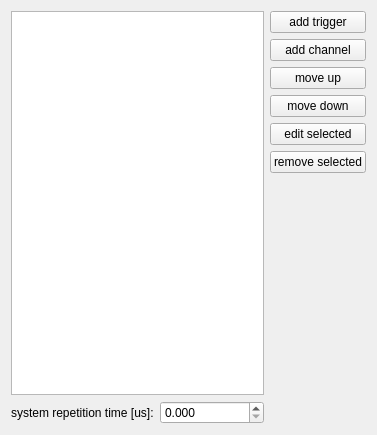
<?xml version="1.0" encoding="UTF-8"?>
<ui version="4.0">
 <class>PpgPeriodicWidg</class>
 <widget class="QWidget" name="PpgPeriodicWidg">
  <property name="geometry">
   <rect>
    <x>0</x>
    <y>0</y>
    <width>377</width>
    <height>435</height>
   </rect>
  </property>
  <property name="windowTitle">
   <string>Form</string>
  </property>
  <property name="locale">
   <locale language="English" country="UnitedStates"/>
  </property>
  <layout class="QHBoxLayout" name="horizontalLayout">
   <item>
    <layout class="QVBoxLayout" name="verticalLayout">
     <item>
      <widget class="QListWidget" name="listWidget_periodic_pattern"/>
     </item>
     <item>
      <layout class="QFormLayout" name="formLayout">
       <item row="0" column="1">
        <widget class="QDoubleSpinBox" name="doubleSpinBox_sys_rep_rate">
         <property name="decimals">
          <number>3</number>
         </property>
         <property name="maximum">
          <double>10000000.000000000000000</double>
         </property>
        </widget>
       </item>
       <item row="0" column="0">
        <widget class="QLabel" name="label">
         <property name="text">
          <string>system repetition time [us]:</string>
         </property>
        </widget>
       </item>
      </layout>
     </item>
    </layout>
   </item>
   <item>
    <layout class="QVBoxLayout" name="verticalLayout_4">
     <item>
      <widget class="QPushButton" name="pushButton_add_trig">
       <property name="text">
        <string>add trigger</string>
       </property>
      </widget>
     </item>
     <item>
      <widget class="QPushButton" name="pushButton_add_ch">
       <property name="text">
        <string>add channel</string>
       </property>
      </widget>
     </item>
     <item>
      <widget class="QPushButton" name="pushButton_move_up">
       <property name="text">
        <string>move up</string>
       </property>
      </widget>
     </item>
     <item>
      <widget class="QPushButton" name="pushButton_move_down">
       <property name="text">
        <string>move down</string>
       </property>
      </widget>
     </item>
     <item>
      <widget class="QPushButton" name="pushButton_edit_selected">
       <property name="text">
        <string>edit selected</string>
       </property>
      </widget>
     </item>
     <item>
      <widget class="QPushButton" name="pushButton_remove_selected_periodic">
       <property name="text">
        <string>remove selected</string>
       </property>
      </widget>
     </item>
     <item>
      <spacer name="verticalSpacer_2">
       <property name="orientation">
        <enum>Qt::Vertical</enum>
       </property>
       <property name="sizeHint" stdset="0">
        <size>
         <width>20</width>
         <height>40</height>
        </size>
       </property>
      </spacer>
     </item>
    </layout>
   </item>
  </layout>
 </widget>
 <resources/>
 <connections/>
</ui>
